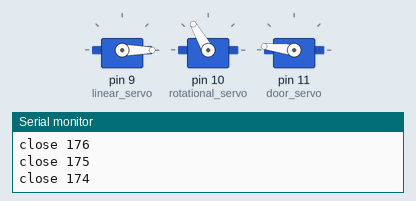
This sketch was run on a simulated Arduino Uno, built with avr-gcc and run on an emulated ATmega328P. On the bench: 3 × servo, the last lines printed to the serial monitor.

Above: at 0.15 s.
At 7.49 s:
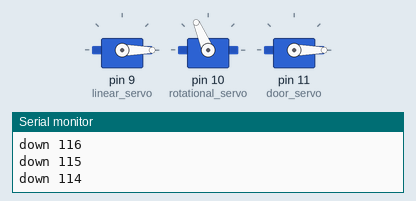
At 8.93 s:
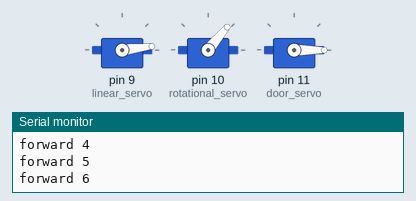
At 13.51 s:
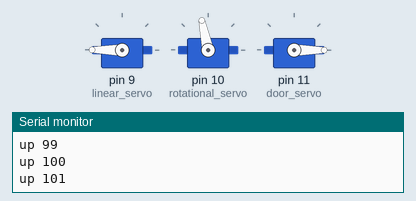
At 25.2 s:
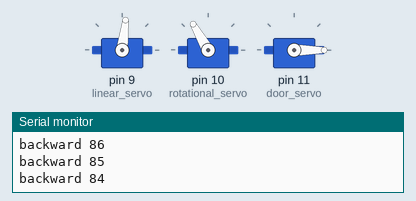
At 37.2 s:
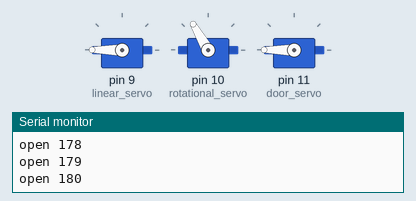
Timing chart, 0 to 40.0 s (numbered marks = the images above):
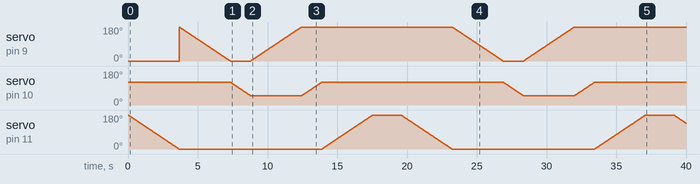

The sketch:

pooptruck.ino
```cpp
#include <Servo.h>

Servo linear_servo;
Servo rotational_servo;
Servo door_servo;

int pos_up = 120;
int pos_down = 50;
int pos_forward = 180;
int pos_backward = 0;
int pos_open = 180;
int pos_close = 0;

//int init_pos_linear= 180;
//int init_pos_rotational = 120;

void setup() {
  linear_servo.attach(9);
  rotational_servo.attach(10);
  linear_servo.write(pos_backward);
  rotational_servo.write(pos_up);
  door_servo.attach(11);
  door_servo.write(pos_close);
  Serial.begin(9600);
}

void loop() {
  Open();
  forward();
  down();
  backward();
  up();
  Close();
  delay(2000);

}

void backward() {
  for (int i = pos_backward; i <= pos_forward; i++) {
    linear_servo.write(i);
    delay(20);
    Serial.print("forward ");
    Serial.println(i);
  }
}

void forward() {
  for (int i = pos_forward; i >= pos_backward; i--) {
    linear_servo.write(i);
    delay(20);
    Serial.print("backward ");
    Serial.println(i);
  }
}

void down() {
  for (int i = pos_up; i >= pos_down; i--) {
    rotational_servo.write(i);
    delay(20);
    Serial.print("down ");
    Serial.println(i);
  }
}

void up() {
  for (int i = pos_down; i <= pos_up; i++) {
    rotational_servo.write(i);
    delay(20);
    Serial.print("up ");
    Serial.println(i);
  }
}

void Close() {
  for (int i = pos_close; i <= pos_open; i++) {
    door_servo.write(i);
    delay(20);
    Serial.print("open ");
    Serial.println(i);
  }
}

void Open() {
  for (int i = pos_open; i >= pos_close; i--) {
    door_servo.write(i);
    delay(20);
    Serial.print("close ");
    Serial.println(i);
  }
}
```
